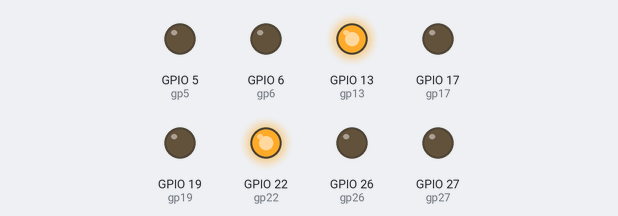
Bench run of a program on a simulated Raspberry Pi (BCM pin numbers). On the bench: output pins drawn as LEDs (lit = HIGH). At 15.1 s the program stops and its outputs stay as they are.

Above: at 0.42 s.
At 1.18 s:
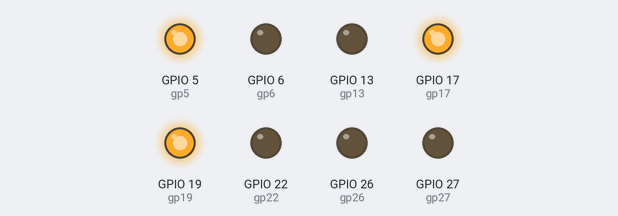
At 2.49 s:
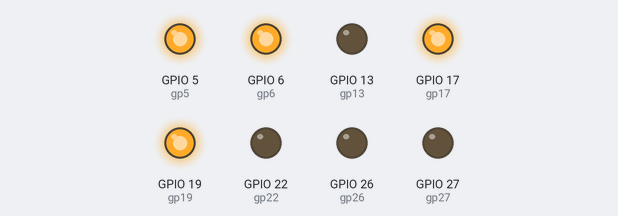
At 5.2 s:
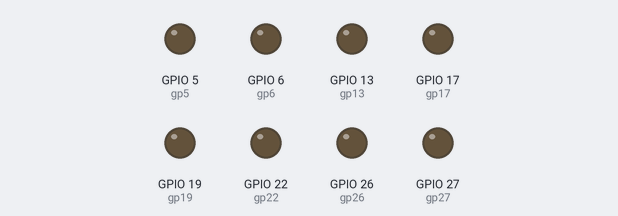
At 7.2 s:
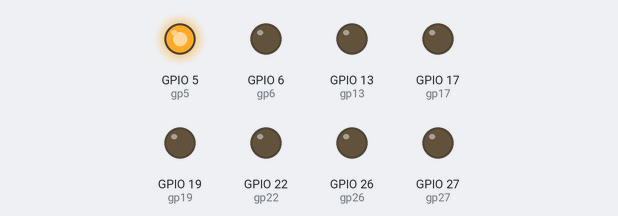
At 10.7 s:
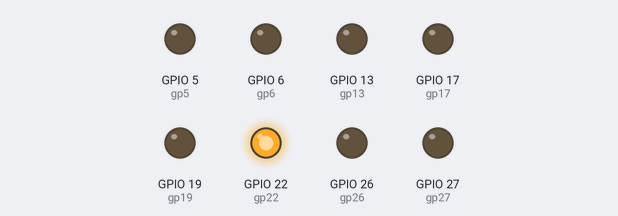
Timing chart, 0 to 13.6 s (numbered marks = the images above):
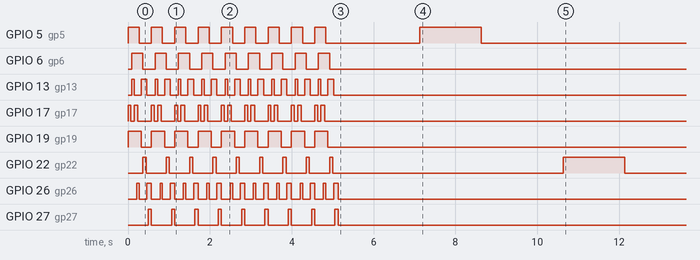

Measured:
- by itself, GPIO 5 (gp5): goes 8 × (HIGH 0.27 s, LOW 0.30 s), HIGH 0.27 s, LOW 2.3 s, HIGH 1.5 s, then LOW
- by itself, GPIO 6 (gp6): alternates HIGH for 0.27 s and LOW for 0.30 s, 18 changes in all, then stays LOW
- by itself, GPIO 13 (gp13): repeats every 0.57 s: LOW 0.17 s, HIGH 0.14 s, LOW 0.20 s, HIGH 0.06 s, until it stays LOW from 5.0 s
- by itself, GPIO 17 (gp17): repeats every 0.57 s: LOW 0.08 s, HIGH 0.09 s, LOW 0.33 s, HIGH 0.07 s, until it stays LOW from 4.8 s
- by itself, GPIO 19 (gp19): alternates HIGH for 0.32 s and LOW for 0.25 s, 18 changes in all, then stays LOW
- by itself, GPIO 22 (gp22): goes 8 × (HIGH 0.08 s, LOW 0.49 s), HIGH 0.08 s, LOW 5.6 s, HIGH 1.5 s, then LOW
- by itself, GPIO 26 (gp26): alternates HIGH for 0.09 s and LOW for 0.19 s, 36 changes in all, then stays LOW
- by itself, GPIO 27 (gp27): alternates HIGH for 0.08 s and LOW for 0.49 s, 18 changes in all, then stays LOW

The program:

FirstTest.py
```python
from gpiozero import LED
from time import sleep

gp17 = LED(17)
gp27 = LED(27)
gp22 = LED(22)
gp5 = LED(5)
gp6 = LED(6)
gp13 = LED(13)
gp19 = LED(19)
gp26 = LED(26)

x = 1
while(x < 10):
    gp17.on()
    gp19.on()
    gp5.on()
    sleep(0.05)
    sleep(0.02)
    gp17.off()
    sleep(0.02)
    gp17.off()
    gp13.on()
    gp6.on()
    sleep(0.06)
    gp13.off()
    gp17.on()
    sleep(0.06)
    gp26.on()
    sleep(0.03)
    gp17.off()
    sleep(0.03)
    gp19.on()
    gp5.off()
    gp26.off()
    sleep(0.05)
    gp13.on()
    gp19.off()
    sleep(0.04)
    gp22.on()
    gp6.off()
    sleep(0.08)
    gp22.off()
    sleep(0.02)
    gp26.on()
    gp13.off()
    gp19.off
    sleep(0.03)
    gp27.on()
    sleep(0.08)
    gp26.off()
    gp27.off()
    x = x+1

sleep(2)
gp5.on()
sleep(1.5)
gp5.off()
sleep(2)
gp22.on()
sleep(1.5)
gp22.off()
sleep(3)
gp13.on()
```
